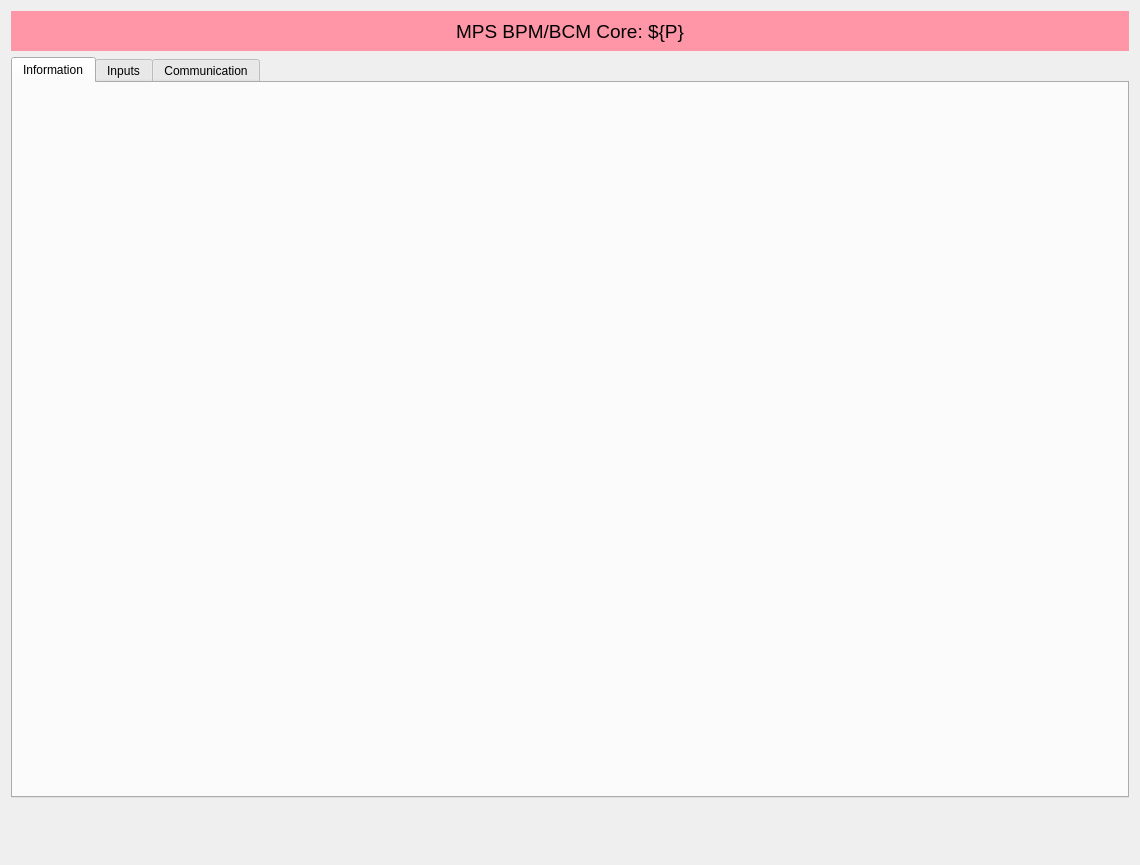
<?xml version="1.0" encoding="UTF-8"?>
<ui version="4.0">
 <class>Form</class>
 <widget class="QWidget" name="Form">
  <property name="geometry">
   <rect>
    <x>0</x>
    <y>0</y>
    <width>1140</width>
    <height>865</height>
   </rect>
  </property>
  <property name="maximumSize">
   <size>
    <width>1140</width>
    <height>16777215</height>
   </size>
  </property>
  <property name="windowTitle">
   <string>MPS BPM/BCM Core: ${P}</string>
  </property>
  <layout class="QVBoxLayout" name="verticalLayout_2">
   <item>
    <layout class="QVBoxLayout" name="verticalLayout">
     <item>
      <widget class="QLabel" name="label">
       <property name="minimumSize">
        <size>
         <width>0</width>
         <height>40</height>
        </size>
       </property>
       <property name="maximumSize">
        <size>
         <width>16777215</width>
         <height>40</height>
        </size>
       </property>
       <property name="font">
        <font>
         <pointsize>14</pointsize>
        </font>
       </property>
       <property name="styleSheet">
        <string notr="true">background-color: rgb(255, 150, 168);</string>
       </property>
       <property name="text">
        <string>MPS BPM/BCM Core: ${P}</string>
       </property>
       <property name="alignment">
        <set>Qt::AlignCenter</set>
       </property>
      </widget>
     </item>
     <item>
      <widget class="PyDMTabWidget" name="PyDMTabWidget">
       <property name="sizePolicy">
        <sizepolicy hsizetype="Expanding" vsizetype="Expanding">
         <horstretch>0</horstretch>
         <verstretch>0</verstretch>
        </sizepolicy>
       </property>
       <property name="toolTip">
        <string/>
       </property>
       <property name="whatsThis">
        <string/>
       </property>
       <property name="currentIndex">
        <number>0</number>
       </property>
       <property name="currentTabAlarmChannel" stdset="0">
        <cstring></cstring>
       </property>
       <property name="alarmChannels">
        <stringlist>
         <string></string>
         <string></string>
         <string></string>
        </stringlist>
       </property>
       <widget class="QWidget" name="information">
        <attribute name="title">
         <string>Information</string>
        </attribute>
        <layout class="QGridLayout" name="gridLayout_2">
         <item row="0" column="0">
          <layout class="QGridLayout" name="gridLayout">
           <item row="0" column="0">
            <widget class="PyDMEmbeddedDisplay" name="PyDMEmbeddedDisplay">
             <property name="toolTip">
              <string/>
             </property>
             <property name="frameShape">
              <enum>QFrame::NoFrame</enum>
             </property>
             <property name="filename" stdset="0">
              <string>$PYDM/mps/mps_bpm_info.ui</string>
             </property>
            </widget>
           </item>
           <item row="1" column="0">
            <spacer name="verticalSpacer_4">
             <property name="orientation">
              <enum>Qt::Vertical</enum>
             </property>
             <property name="sizeHint" stdset="0">
              <size>
               <width>20</width>
               <height>40</height>
              </size>
             </property>
            </spacer>
           </item>
          </layout>
         </item>
        </layout>
       </widget>
       <widget class="QWidget" name="tab_6">
        <attribute name="title">
         <string>Inputs</string>
        </attribute>
        <layout class="QVBoxLayout" name="verticalLayout_11">
         <property name="leftMargin">
          <number>9</number>
         </property>
         <property name="topMargin">
          <number>9</number>
         </property>
         <property name="rightMargin">
          <number>9</number>
         </property>
         <property name="bottomMargin">
          <number>9</number>
         </property>
         <item>
          <layout class="QVBoxLayout" name="verticalLayout_10">
           <item>
            <widget class="QFrame" name="frame_9">
             <property name="minimumSize">
              <size>
               <width>0</width>
               <height>25</height>
              </size>
             </property>
             <property name="maximumSize">
              <size>
               <width>16777215</width>
               <height>25</height>
              </size>
             </property>
             <property name="frameShape">
              <enum>QFrame::NoFrame</enum>
             </property>
             <property name="frameShadow">
              <enum>QFrame::Raised</enum>
             </property>
             <layout class="QHBoxLayout" name="horizontalLayout_4">
              <property name="spacing">
               <number>1</number>
              </property>
              <property name="leftMargin">
               <number>0</number>
              </property>
              <property name="topMargin">
               <number>0</number>
              </property>
              <property name="rightMargin">
               <number>0</number>
              </property>
              <property name="bottomMargin">
               <number>0</number>
              </property>
              <item>
               <layout class="QHBoxLayout" name="horizontalLayout_2">
                <property name="spacing">
                 <number>5</number>
                </property>
                <item>
                 <spacer name="horizontalSpacer_12">
                  <property name="orientation">
                   <enum>Qt::Horizontal</enum>
                  </property>
                  <property name="sizeType">
                   <enum>QSizePolicy::Fixed</enum>
                  </property>
                  <property name="sizeHint" stdset="0">
                   <size>
                    <width>10</width>
                    <height>20</height>
                   </size>
                  </property>
                 </spacer>
                </item>
                <item>
                 <widget class="QLabel" name="label_52">
                  <property name="minimumSize">
                   <size>
                    <width>75</width>
                    <height>0</height>
                   </size>
                  </property>
                  <property name="maximumSize">
                   <size>
                    <width>75</width>
                    <height>16777215</height>
                   </size>
                  </property>
                  <property name="text">
                   <string>Channel</string>
                  </property>
                  <property name="alignment">
                   <set>Qt::AlignCenter</set>
                  </property>
                 </widget>
                </item>
                <item>
                 <widget class="QLabel" name="label_53">
                  <property name="minimumSize">
                   <size>
                    <width>200</width>
                    <height>0</height>
                   </size>
                  </property>
                  <property name="text">
                   <string>Input</string>
                  </property>
                  <property name="alignment">
                   <set>Qt::AlignLeading|Qt::AlignLeft|Qt::AlignVCenter</set>
                  </property>
                 </widget>
                </item>
                <item>
                 <spacer name="horizontalSpacer_11">
                  <property name="orientation">
                   <enum>Qt::Horizontal</enum>
                  </property>
                  <property name="sizeHint" stdset="0">
                   <size>
                    <width>40</width>
                    <height>20</height>
                   </size>
                  </property>
                 </spacer>
                </item>
               </layout>
              </item>
             </layout>
            </widget>
           </item>
           <item>
            <widget class="PyDMTemplateRepeater" name="PyDMTemplateRepeater">
             <property name="toolTip">
              <string/>
             </property>
             <property name="templateFilename" stdset="0">
              <string>$PYDM/mps/mps_ln_channel.ui</string>
             </property>
             <property name="dataSource" stdset="0">
              <string>$PHYSICS_TOP/mps_configuration/current/display/thresholds/app${AID}_chan.json</string>
             </property>
            </widget>
           </item>
           <item>
            <spacer name="verticalSpacer_5">
             <property name="orientation">
              <enum>Qt::Vertical</enum>
             </property>
             <property name="sizeHint" stdset="0">
              <size>
               <width>20</width>
               <height>40</height>
              </size>
             </property>
            </spacer>
           </item>
          </layout>
         </item>
        </layout>
       </widget>
       <widget class="QWidget" name="communication">
        <attribute name="title">
         <string>Communication</string>
        </attribute>
        <layout class="QVBoxLayout" name="verticalLayout_4">
         <property name="leftMargin">
          <number>9</number>
         </property>
         <property name="topMargin">
          <number>9</number>
         </property>
         <property name="rightMargin">
          <number>9</number>
         </property>
         <property name="bottomMargin">
          <number>9</number>
         </property>
         <item>
          <layout class="QVBoxLayout" name="verticalLayout_3">
           <item>
            <widget class="PyDMEmbeddedDisplay" name="PyDMEmbeddedDisplay_2">
             <property name="maximumSize">
              <size>
               <width>16777215</width>
               <height>16777215</height>
              </size>
             </property>
             <property name="toolTip">
              <string/>
             </property>
             <property name="frameShape">
              <enum>QFrame::NoFrame</enum>
             </property>
             <property name="filename" stdset="0">
              <string>$PYDM/mps/mps_salt_tx.ui</string>
             </property>
            </widget>
           </item>
           <item>
            <widget class="QTabWidget" name="tabWidget">
             <property name="currentIndex">
              <number>0</number>
             </property>
             <widget class="QWidget" name="tab">
              <attribute name="title">
               <string>Message</string>
              </attribute>
              <layout class="QVBoxLayout" name="verticalLayout_5">
               <item>
                <layout class="QHBoxLayout" name="horizontalLayout">
                 <item>
                  <widget class="QTabWidget" name="tabWidget_2">
                   <property name="currentIndex">
                    <number>0</number>
                   </property>
                   <widget class="QWidget" name="tab_2">
                    <attribute name="title">
                     <string>Tx Message Information</string>
                    </attribute>
                    <layout class="QGridLayout" name="gridLayout_4">
                     <item row="0" column="0">
                      <layout class="QGridLayout" name="gridLayout_3">
                       <property name="verticalSpacing">
                        <number>2</number>
                       </property>
                       <item row="1" column="0">
                        <widget class="QLabel" name="label_3">
                         <property name="text">
                          <string>Last Message App ID:</string>
                         </property>
                         <property name="alignment">
                          <set>Qt::AlignRight|Qt::AlignTrailing|Qt::AlignVCenter</set>
                         </property>
                        </widget>
                       </item>
                       <item row="3" column="0">
                        <widget class="QLabel" name="label_5">
                         <property name="text">
                          <string>Last Message TS:</string>
                         </property>
                         <property name="alignment">
                          <set>Qt::AlignRight|Qt::AlignTrailing|Qt::AlignVCenter</set>
                         </property>
                        </widget>
                       </item>
                       <item row="2" column="0">
                        <widget class="QLabel" name="label_4">
                         <property name="text">
                          <string>Last Message NC Flag:</string>
                         </property>
                         <property name="alignment">
                          <set>Qt::AlignRight|Qt::AlignTrailing|Qt::AlignVCenter</set>
                         </property>
                        </widget>
                       </item>
                       <item row="0" column="0">
                        <widget class="QLabel" name="label_2">
                         <property name="text">
                          <string>Message Count:</string>
                         </property>
                         <property name="alignment">
                          <set>Qt::AlignRight|Qt::AlignTrailing|Qt::AlignVCenter</set>
                         </property>
                        </widget>
                       </item>
                       <item row="0" column="1">
                        <widget class="PyDMLabel" name="PyDMLabel">
                         <property name="minimumSize">
                          <size>
                           <width>100</width>
                           <height>25</height>
                          </size>
                         </property>
                         <property name="toolTip">
                          <string/>
                         </property>
                         <property name="alignment">
                          <set>Qt::AlignCenter</set>
                         </property>
                         <property name="rules" stdset="0">
                          <string>[{&quot;name&quot;: &quot;New Rule&quot;, &quot;property&quot;: &quot;Text&quot;, &quot;initial_value&quot;: &quot;&quot;, &quot;expression&quot;: &quot;'0x{:X}'.format(ch[0] if ch[0]&gt;=0 else ch[0]+2**32)&quot;, &quot;channels&quot;: [{&quot;channel&quot;: &quot;ca://${P}:MSG_CNT&quot;, &quot;trigger&quot;: true, &quot;use_enum&quot;: true}]}]</string>
                         </property>
                         <property name="precision" stdset="0">
                          <number>0</number>
                         </property>
                         <property name="showUnits" stdset="0">
                          <bool>false</bool>
                         </property>
                         <property name="precisionFromPV" stdset="0">
                          <bool>true</bool>
                         </property>
                         <property name="alarmSensitiveContent" stdset="0">
                          <bool>true</bool>
                         </property>
                         <property name="alarmSensitiveBorder" stdset="0">
                          <bool>true</bool>
                         </property>
                         <property name="PyDMToolTip" stdset="0">
                          <string/>
                         </property>
                         <property name="channel" stdset="0">
                          <string/>
                         </property>
                         <property name="displayFormat" stdset="0">
                          <enum>PyDMLabel::String</enum>
                         </property>
                        </widget>
                       </item>
                       <item row="1" column="1">
                        <widget class="PyDMLabel" name="PyDMLabel_2">
                         <property name="minimumSize">
                          <size>
                           <width>100</width>
                           <height>25</height>
                          </size>
                         </property>
                         <property name="toolTip">
                          <string/>
                         </property>
                         <property name="alignment">
                          <set>Qt::AlignCenter</set>
                         </property>
                         <property name="alarmSensitiveContent" stdset="0">
                          <bool>true</bool>
                         </property>
                         <property name="channel" stdset="0">
                          <string>ca://${P}:LAST_MSG_APP_ID</string>
                         </property>
                        </widget>
                       </item>
                       <item row="2" column="1">
                        <widget class="PyDMLabel" name="PyDMLabel_3">
                         <property name="minimumSize">
                          <size>
                           <width>100</width>
                           <height>25</height>
                          </size>
                         </property>
                         <property name="toolTip">
                          <string/>
                         </property>
                         <property name="alignment">
                          <set>Qt::AlignCenter</set>
                         </property>
                         <property name="alarmSensitiveContent" stdset="0">
                          <bool>true</bool>
                         </property>
                         <property name="channel" stdset="0">
                          <string>ca://${P}:LAST_MSG_LC1_EN</string>
                         </property>
                        </widget>
                       </item>
                       <item row="3" column="1">
                        <widget class="PyDMLabel" name="PyDMLabel_4">
                         <property name="minimumSize">
                          <size>
                           <width>100</width>
                           <height>25</height>
                          </size>
                         </property>
                         <property name="toolTip">
                          <string/>
                         </property>
                         <property name="alignment">
                          <set>Qt::AlignCenter</set>
                         </property>
                         <property name="alarmSensitiveContent" stdset="0">
                          <bool>true</bool>
                         </property>
                         <property name="channel" stdset="0">
                          <string>ca://${P}:LAST_MSG_TMSTMP</string>
                         </property>
                        </widget>
                       </item>
                      </layout>
                     </item>
                     <item row="1" column="0">
                      <spacer name="verticalSpacer">
                       <property name="orientation">
                        <enum>Qt::Vertical</enum>
                       </property>
                       <property name="sizeHint" stdset="0">
                        <size>
                         <width>20</width>
                         <height>40</height>
                        </size>
                       </property>
                      </spacer>
                     </item>
                     <item row="0" column="1">
                      <spacer name="horizontalSpacer">
                       <property name="orientation">
                        <enum>Qt::Horizontal</enum>
                       </property>
                       <property name="sizeHint" stdset="0">
                        <size>
                         <width>40</width>
                         <height>20</height>
                        </size>
                       </property>
                      </spacer>
                     </item>
                    </layout>
                   </widget>
                  </widget>
                 </item>
                 <item>
                  <widget class="QTabWidget" name="tabWidget_3">
                   <property name="currentIndex">
                    <number>0</number>
                   </property>
                   <widget class="QWidget" name="tab_4">
                    <attribute name="title">
                     <string>Last Message Bytes</string>
                    </attribute>
                    <layout class="QGridLayout" name="gridLayout_6">
                     <item row="1" column="0">
                      <spacer name="verticalSpacer_2">
                       <property name="orientation">
                        <enum>Qt::Vertical</enum>
                       </property>
                       <property name="sizeHint" stdset="0">
                        <size>
                         <width>20</width>
                         <height>40</height>
                        </size>
                       </property>
                      </spacer>
                     </item>
                     <item row="0" column="0">
                      <layout class="QGridLayout" name="gridLayout_5">
                       <property name="verticalSpacing">
                        <number>2</number>
                       </property>
                       <item row="1" column="0">
                        <widget class="QLabel" name="label_7">
                         <property name="text">
                          <string>Byte 1</string>
                         </property>
                         <property name="alignment">
                          <set>Qt::AlignRight|Qt::AlignTrailing|Qt::AlignVCenter</set>
                         </property>
                        </widget>
                       </item>
                       <item row="2" column="0">
                        <widget class="QLabel" name="label_8">
                         <property name="text">
                          <string>Byte 2</string>
                         </property>
                         <property name="alignment">
                          <set>Qt::AlignRight|Qt::AlignTrailing|Qt::AlignVCenter</set>
                         </property>
                        </widget>
                       </item>
                       <item row="3" column="0">
                        <widget class="QLabel" name="label_9">
                         <property name="text">
                          <string>Byte 3</string>
                         </property>
                         <property name="alignment">
                          <set>Qt::AlignRight|Qt::AlignTrailing|Qt::AlignVCenter</set>
                         </property>
                        </widget>
                       </item>
                       <item row="4" column="0">
                        <widget class="QLabel" name="label_10">
                         <property name="text">
                          <string>Byte 4</string>
                         </property>
                         <property name="alignment">
                          <set>Qt::AlignRight|Qt::AlignTrailing|Qt::AlignVCenter</set>
                         </property>
                        </widget>
                       </item>
                       <item row="0" column="0">
                        <widget class="QLabel" name="label_6">
                         <property name="text">
                          <string>Byte 0</string>
                         </property>
                         <property name="alignment">
                          <set>Qt::AlignRight|Qt::AlignTrailing|Qt::AlignVCenter</set>
                         </property>
                        </widget>
                       </item>
                       <item row="5" column="0">
                        <widget class="QLabel" name="label_11">
                         <property name="text">
                          <string>Byte 5</string>
                         </property>
                         <property name="alignment">
                          <set>Qt::AlignRight|Qt::AlignTrailing|Qt::AlignVCenter</set>
                         </property>
                        </widget>
                       </item>
                       <item row="0" column="1">
                        <widget class="PyDMLabel" name="PyDMLabel_6">
                         <property name="minimumSize">
                          <size>
                           <width>100</width>
                           <height>25</height>
                          </size>
                         </property>
                         <property name="toolTip">
                          <string/>
                         </property>
                         <property name="alignment">
                          <set>Qt::AlignCenter</set>
                         </property>
                         <property name="alarmSensitiveContent" stdset="0">
                          <bool>true</bool>
                         </property>
                         <property name="channel" stdset="0">
                          <string>ca://${P}:LAST_MSG_BYTE_0</string>
                         </property>
                         <property name="displayFormat" stdset="0">
                          <enum>PyDMLabel::Hex</enum>
                         </property>
                        </widget>
                       </item>
                       <item row="1" column="1">
                        <widget class="PyDMLabel" name="PyDMLabel_7">
                         <property name="minimumSize">
                          <size>
                           <width>100</width>
                           <height>25</height>
                          </size>
                         </property>
                         <property name="toolTip">
                          <string/>
                         </property>
                         <property name="alignment">
                          <set>Qt::AlignCenter</set>
                         </property>
                         <property name="alarmSensitiveContent" stdset="0">
                          <bool>true</bool>
                         </property>
                         <property name="channel" stdset="0">
                          <string>ca://${P}:LAST_MSG_BYTE_1</string>
                         </property>
                         <property name="displayFormat" stdset="0">
                          <enum>PyDMLabel::Hex</enum>
                         </property>
                        </widget>
                       </item>
                       <item row="2" column="1">
                        <widget class="PyDMLabel" name="PyDMLabel_8">
                         <property name="minimumSize">
                          <size>
                           <width>100</width>
                           <height>25</height>
                          </size>
                         </property>
                         <property name="toolTip">
                          <string/>
                         </property>
                         <property name="alignment">
                          <set>Qt::AlignCenter</set>
                         </property>
                         <property name="alarmSensitiveContent" stdset="0">
                          <bool>true</bool>
                         </property>
                         <property name="channel" stdset="0">
                          <string>ca://${P}:LAST_MSG_BYTE_2</string>
                         </property>
                         <property name="displayFormat" stdset="0">
                          <enum>PyDMLabel::Hex</enum>
                         </property>
                        </widget>
                       </item>
                       <item row="3" column="1">
                        <widget class="PyDMLabel" name="PyDMLabel_9">
                         <property name="minimumSize">
                          <size>
                           <width>100</width>
                           <height>25</height>
                          </size>
                         </property>
                         <property name="toolTip">
                          <string/>
                         </property>
                         <property name="alignment">
                          <set>Qt::AlignCenter</set>
                         </property>
                         <property name="alarmSensitiveContent" stdset="0">
                          <bool>true</bool>
                         </property>
                         <property name="channel" stdset="0">
                          <string>ca://${P}:LAST_MSG_BYTE_3</string>
                         </property>
                         <property name="displayFormat" stdset="0">
                          <enum>PyDMLabel::Hex</enum>
                         </property>
                        </widget>
                       </item>
                       <item row="4" column="1">
                        <widget class="PyDMLabel" name="PyDMLabel_10">
                         <property name="minimumSize">
                          <size>
                           <width>100</width>
                           <height>25</height>
                          </size>
                         </property>
                         <property name="toolTip">
                          <string/>
                         </property>
                         <property name="alignment">
                          <set>Qt::AlignCenter</set>
                         </property>
                         <property name="alarmSensitiveContent" stdset="0">
                          <bool>true</bool>
                         </property>
                         <property name="channel" stdset="0">
                          <string>ca://${P}:LAST_MSG_BYTE_4</string>
                         </property>
                         <property name="displayFormat" stdset="0">
                          <enum>PyDMLabel::Hex</enum>
                         </property>
                        </widget>
                       </item>
                       <item row="5" column="1">
                        <widget class="PyDMLabel" name="PyDMLabel_11">
                         <property name="minimumSize">
                          <size>
                           <width>100</width>
                           <height>25</height>
                          </size>
                         </property>
                         <property name="toolTip">
                          <string/>
                         </property>
                         <property name="alignment">
                          <set>Qt::AlignCenter</set>
                         </property>
                         <property name="alarmSensitiveContent" stdset="0">
                          <bool>true</bool>
                         </property>
                         <property name="channel" stdset="0">
                          <string>ca://${P}:LAST_MSG_BYTE_5</string>
                         </property>
                         <property name="displayFormat" stdset="0">
                          <enum>PyDMLabel::Hex</enum>
                         </property>
                        </widget>
                       </item>
                      </layout>
                     </item>
                     <item row="0" column="1">
                      <spacer name="horizontalSpacer_3">
                       <property name="orientation">
                        <enum>Qt::Horizontal</enum>
                       </property>
                       <property name="sizeHint" stdset="0">
                        <size>
                         <width>40</width>
                         <height>20</height>
                        </size>
                       </property>
                      </spacer>
                     </item>
                    </layout>
                   </widget>
                  </widget>
                 </item>
                 <item>
                  <spacer name="horizontalSpacer_2">
                   <property name="orientation">
                    <enum>Qt::Horizontal</enum>
                   </property>
                   <property name="sizeHint" stdset="0">
                    <size>
                     <width>40</width>
                     <height>20</height>
                    </size>
                   </property>
                  </spacer>
                 </item>
                </layout>
               </item>
              </layout>
             </widget>
            </widget>
           </item>
           <item>
            <spacer name="verticalSpacer_3">
             <property name="orientation">
              <enum>Qt::Vertical</enum>
             </property>
             <property name="sizeHint" stdset="0">
              <size>
               <width>20</width>
               <height>40</height>
              </size>
             </property>
            </spacer>
           </item>
          </layout>
         </item>
        </layout>
       </widget>
      </widget>
     </item>
     <item>
      <layout class="QHBoxLayout" name="horizontalLayout_5">
       <property name="spacing">
        <number>0</number>
       </property>
       <item>
        <widget class="PyDMDrawingImage" name="PyDMDrawingImage_2">
         <property name="minimumSize">
          <size>
           <width>250</width>
           <height>50</height>
          </size>
         </property>
         <property name="maximumSize">
          <size>
           <width>250</width>
           <height>50</height>
          </size>
         </property>
         <property name="toolTip">
          <string/>
         </property>
         <property name="styleSheet">
          <string notr="true"/>
         </property>
         <property name="filename" stdset="0">
          <string>lcls_mps_lockup_sidebyside_digital.png</string>
         </property>
        </widget>
       </item>
       <item>
        <spacer name="horizontalSpacer_8">
         <property name="orientation">
          <enum>Qt::Horizontal</enum>
         </property>
         <property name="sizeHint" stdset="0">
          <size>
           <width>40</width>
           <height>20</height>
          </size>
         </property>
        </spacer>
       </item>
      </layout>
     </item>
    </layout>
   </item>
  </layout>
 </widget>
 <customwidgets>
  <customwidget>
   <class>PyDMTabWidget</class>
   <extends>QTabWidget</extends>
   <header>pydm.widgets.tab_bar</header>
  </customwidget>
  <customwidget>
   <class>PyDMLabel</class>
   <extends>QLabel</extends>
   <header>pydm.widgets.label</header>
  </customwidget>
  <customwidget>
   <class>PyDMDrawingImage</class>
   <extends>QWidget</extends>
   <header>pydm.widgets.drawing</header>
  </customwidget>
  <customwidget>
   <class>PyDMEmbeddedDisplay</class>
   <extends>QFrame</extends>
   <header>pydm.widgets.embedded_display</header>
  </customwidget>
  <customwidget>
   <class>PyDMTemplateRepeater</class>
   <extends>QFrame</extends>
   <header>pydm.widgets.template_repeater</header>
  </customwidget>
 </customwidgets>
 <resources/>
 <connections/>
</ui>
